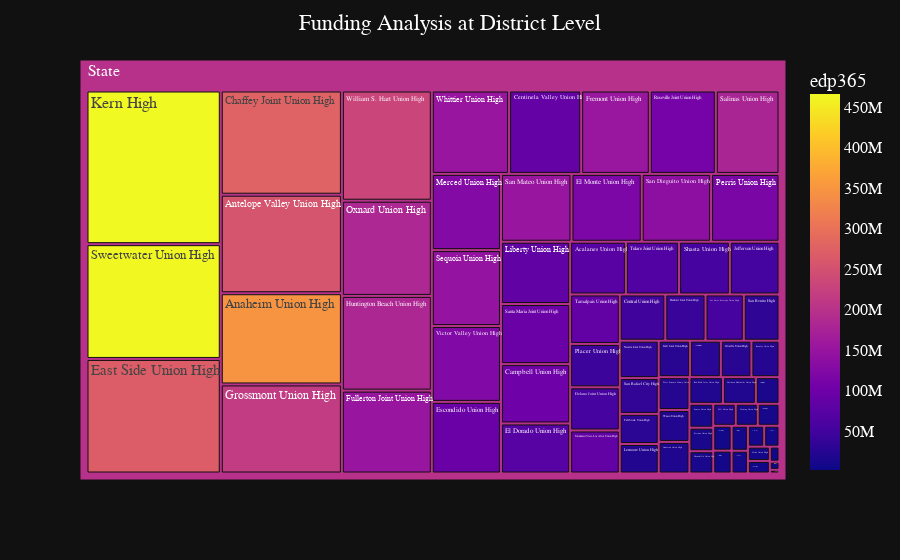

This figure's notebook cell:
### Code cell
import plotly.express as px
import numpy as np

fig = px.treemap(eda, path=[px.Constant('State'), 'District'], values='CohortStudents',
                  color='edp365', hover_data=['CohortStudents'])

fig.update_layout(
    title="Funding Analysis at District Level",
    font=dict(
        family="Times New Roman",
        size=16,
        color="white"
    )
)

fig.update_layout(
    template="plotly_dark"
)

fig.update_layout(
        title={
            
            'x':0.5,
            'xanchor': 'center'})

fig.show()

### Figure 1 — Plotly figure (JSON) as saved in the notebook; plotly's stock layout.template omitted (floating-point values rounded to 4 significant figures; data arrays with more than 128 entries replaced by an {"elided": "..."} marker saying what was removed)
{"data": [{"branchvalues": "total", "customdata": {"elided": "72x2 float values"}, "domain": {"x": [0, 1], "y": [0, 1]}, "hovertemplate": "labels=%{label}<br>CohortStudents=%{customdata[0]}<br>parent=%{parent}<br>id=%{id}<br>edp365=%{color}<extra></extra>", "ids": ["State/Acalanes Union High", "State/Anaheim Union High", "State/Anderson Union High", "State/Antelope Valley Union High", "State/Brawley Union High", "State/Bret Harte Union High", "State/Campbell Union High", "State/Centinela Valley Union High", "State/Central Union High", "State/Chaffey Joint Union High", "State/Chowchilla Union High", "State/Corning Union High", "State/Delano Joint Union High", "State/Dunsmuir Joint Union High", "State/East Nicolaus Joint Union High", "State/East Side Union High", "State/El Dorado Union High", "State/El Monte Union High", "State/Escondido Union High", "State/Fallbrook Union High", "State/Fortuna Union High", "State/Fremont Union High", "State/Fullerton Joint Union High", "State/Galt Joint Union High", "State/Grossmont Union High", "State/Hanford Joint Union High", "State/Huntington Beach Union High", "State/Jefferson Union High", "State/Julian Union High", "State/Kern High", "State/Kingsburg Joint Union High", "State/Lassen Union High", "State/Le Grand Union High", "State/Lemoore Union High", "State/Liberty Union High", "State/Los Gatos-Saratoga Union High", "State/Merced Union High", "State/Mountain View-Los Altos Union High", "State/Nevada Joint Union High", "State/Northern Humboldt Union High", "State/Oroville Union High", "State/Oxnard Union High", "State/Perris Union High", "State/Placer Union High", "State/Red Bluff Joint Union High", "State/Roseville Joint Union High", "State/Salinas Union High", "State/San Benito High", "State/San Dieguito Union High", "State/San Mateo Union High", "State/San Rafael City High", "State/Santa Maria Joint Union High", "State/Santa Ynez Valley Union High", "State/Sequoia Union High", "State/Shasta Union High", "State/Siskiyou Union High", "State/Sonora Union High", "State/South Monterey County Joint Union High", "State/Summerville Union High", "State/Sutter Union High", "State/Sweetwater Union High", "State/Taft Union High", "State/Tamalpais Union High", "State/Tulare Joint Union High", "State/Victor Valley Union High", "State/Wasco Union High", "State/West Sonoma County Union High", "State/Wheatland Union High", "State/Whittier Union High", "State/William S. Hart Union High", "State/Yreka Union High", "State"], "labels": ["Acalanes Union High", "Anaheim Union High", "Anderson Union High", "Antelope Valley Union High", "Brawley Union High", "Bret Harte Union High", "Campbell Union High", "Centinela Valley Union High", "Central Union High", "Chaffey Joint Union High", "Chowchilla Union High", "Corning Union High", "Delano Joint Union High", "Dunsmuir Joint Union High", "East Nicolaus Joint Union High", "East Side Union High", "El Dorado Union High", "El Monte Union High", "Escondido Union High", "Fallbrook Union High", "Fortuna Union High", "Fremont Union High", "Fullerton Joint Union High", "Galt Joint Union High", "Grossmont Union High", "Hanford Joint Union High", "Huntington Beach Union High", "Jefferson Union High", "Julian Union High", "Kern High", "Kingsburg Joint Union High", "Lassen Union High", "Le Grand Union High", "Lemoore Union High", "Liberty Union High", "Los Gatos-Saratoga Union High", "Merced Union High", "Mountain View-Los Altos Union High", "Nevada Joint Union High", "Northern Humboldt Union High", "Oroville Union High", "Oxnard Union High", "Perris Union High", "Placer Union High", "Red Bluff Joint Union High", "Roseville Joint Union High", "Salinas Union High", "San Benito High", "San Dieguito Union High", "San Mateo Union High", "San Rafael City High", "Santa Maria Joint Union High", "Santa Ynez Valley Union High", "Sequoia Union High", "Shasta Union High", "Siskiyou Union High", "Sonora Union High", "South Monterey County Joint Union High", "Summerville Union High", "Sutter Union High", "Sweetwater Union High", "Taft Union High", "Tamalpais Union High", "Tulare Joint Union High", "Victor Valley Union High", "Wasco Union High", "West Sonoma County Union High", "Wheatland Union High", "Whittier Union High", "William S. Hart Union High", "Yreka Union High", "State"], "marker": {"coloraxis": "coloraxis", "colors": [74420000.0, 348500000.0, 18440000.0, 254700000.0, 22960000.0, 10520000.0, 100000000.0, 88250000.0, 47790000.0, 276100000.0, 12200000.0, 11800000.0, 54610000.0, 1746000.0, 3400000.0, 269700000.0, 72990000.0, 117300000.0, 94100000.0, 29100000.0, 12820000.0, 153400000.0, 151300000.0, 25910000.0, 215800000.0, 42040000.0, 183100000.0, 52350000.0, 2677000.0, 466600000.0, 13240000.0, 9264000.0, 6922000.0, 21580000.0, 84500000.0, 54110000.0, 125900000.0, 85850000.0, 34600000.0, 19490000.0, 25920000.0, 183400000.0, 116600000.0, 44840000.0, 20120000.0, 109800000.0, 179000000.0, 32820000.0, 138800000.0, 151700000.0, 35320000.0, 95790000.0, 11010000.0, 147300000.0, 54370000.0, 8440000.0, 12490000.0, 26800000.0, 6235000.0, 7762000.0, 464700000.0, 23750000.0, 85770000.0, 67760000.0, 123100000.0, 20610000.0, 22550000.0, 8477000.0, 151000000.0, 231700000.0, 8626000.0, 198400000.0]}, "name": "", "parents": ["State", "State", "State", "State", "State", "State", "State", "State", "State", "State", "State", "State", "State", "State", "State", "State", "State", "State", "State", "State", "State", "State", "State", "State", "State", "State", "State", "State", "State", "State", "State", "State", "State", "State", "State", "State", "State", "State", "State", "State", "State", "State", "State", "State", "State", "State", "State", "State", "State", "State", "State", "State", "State", "State", "State", "State", "State", "State", "State", "State", "State", "State", "State", "State", "State", "State", "State", "State", "State", "State", "State", ""], "type": "treemap", "values": [4132, 15516, 1362, 16758, 1438, 522, 5761, 8445, 2957, 17728, 746, 680, 3010, 50, 204, 21607, 4858, 6696, 6956, 1646, 787, 8038, 10465, 1604, 15150, 2610, 11958, 3674, 110, 28978, 884, 588, 386, 1613, 6048, 2487, 7402, 3002, 2044, 1232, 1564, 12021, 6520, 3024, 1255, 7734, 7457, 2317, 6606, 6718, 1959, 5835, 671, 7378, 3763, 449, 800, 1578, 640, 574, 21652, 694, 3452, 3932, 7366, 1378, 1417, 475, 9047, 13916, 439, 372763]}], "layout": {"coloraxis": {"colorbar": {"title": {"text": "edp365"}}, "colorscale": [[0, "#0d0887"], [0.1111, "#46039f"], [0.2222, "#7201a8"], [0.3333, "#9c179e"], [0.4444, "#bd3786"], [0.5556, "#d8576b"], [0.6667, "#ed7953"], [0.7778, "#fb9f3a"], [0.8889, "#fdca26"], [1, "#f0f921"]]}, "font": {"color": "white", "family": "Times New Roman", "size": 16}, "legend": {"tracegroupgap": 0}, "margin": {"t": 60}, "title": {"text": "Funding Analysis at District Level", "x": 0.5, "xanchor": "center"}}}
